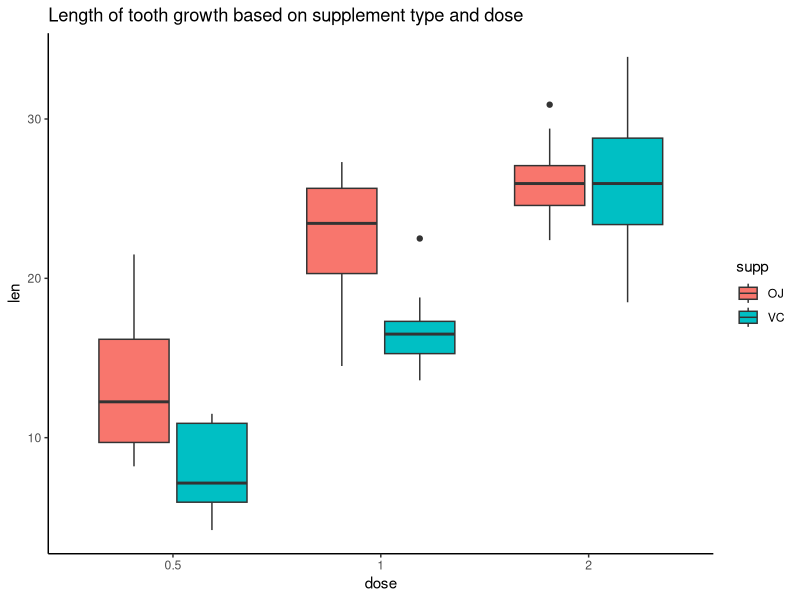
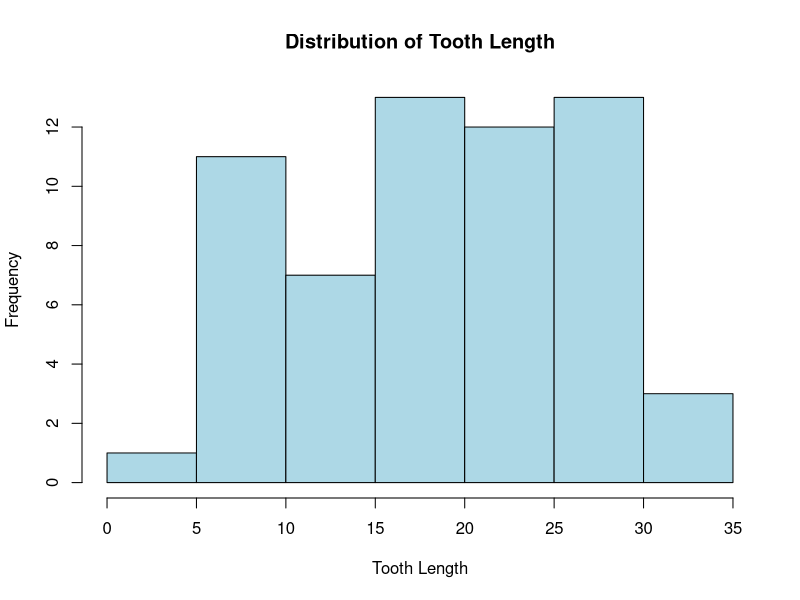

Reproduce these figures in R, in order.
## ---- chunk 1
knitr::opts_chunk$set(echo = TRUE)
## ---- chunk 2
# Load the ToothGrowth data
data("ToothGrowth")
head(ToothGrowth)
## ---- chunk 3
str(ToothGrowth)
## ---- chunk 4
unique(ToothGrowth$dose)
## ---- chunk 5
summary(ToothGrowth)
## ---- chunk 6
ToothGrowth$dose <- factor(ToothGrowth$dose)
library(ggplot2)

ggplot(ToothGrowth, aes(x = dose, y = len, fill = supp)) +
  geom_boxplot() +
  ggtitle("Length of tooth growth based on supplement type and dose") + 
  theme_classic()
## ---- chunk 7
hist(ToothGrowth$len, 
     main = "Distribution of Tooth Length",
     xlab = "Tooth Length",
     ylab = "Frequency",
     col = "lightblue",
     border = "black")
## ---- chunk 8
# Filter the data for doses 0.5 and 1.0, excluding dose 2.0
filtered_data <- subset(ToothGrowth, dose != 2.0)
filtered_data
## ---- chunk 9
# Perform a t-test for the two supplement groups (OJ vs VC)
t_test_result <- t.test(len ~ supp, data = filtered_data)

# View the result
t_test_result
## ---- chunk 10
# Perform a Wilcoxon Rank-Sum test
wilcox_test_result <- wilcox.test(len ~ supp, data = filtered_data)

# View the result
wilcox_test_result
